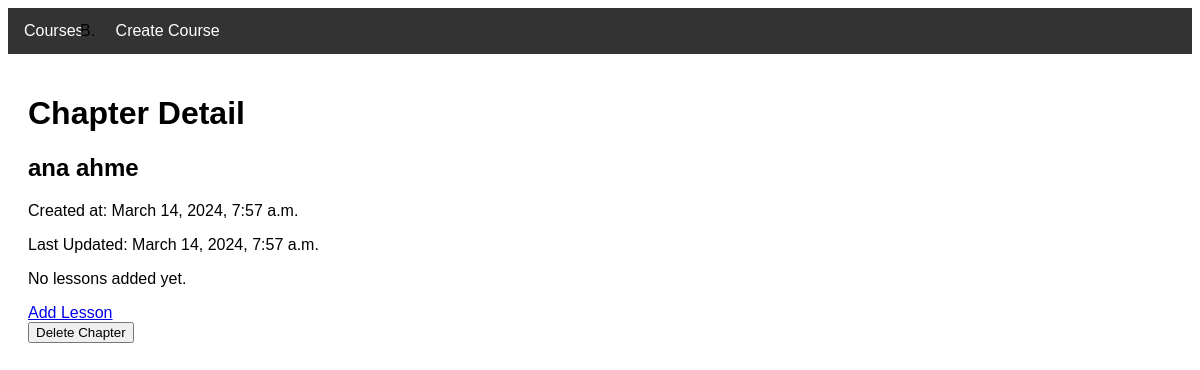
/chapter_detail/32/, run on the app's committed database.
### courses/models.py (models this page shows, shortened)
class Chapter(models.Model):
    course=models.ForeignKey(Course, related_name='chapters', on_delete=models.CASCADE)
    name=models.CharField(max_length=100)
    created_at=models.DateTimeField(auto_now_add=True)
    updated_at=models.DateTimeField(auto_now=True)
    class Meta:
        ordering=('id',)

### courses/views.py (the view)
# urls.py: path('chapter_detail/<int:chapter_id>/', views.chapter_detail, name='chapter_detail'),
def chapter_detail(request, chapter_id):
    chapter = get_object_or_404(Chapter, id=chapter_id)
    lessons = Lesson.objects.filter(chapter_id=chapter_id)
    lesson_count = lessons.count()
    return render(request, 'chapter_detail.html',
                  {'chapter': chapter, 'lessons': lessons, 'lesson_count': lesson_count})

### courses/templates/chapter_detail.html (shortened to what this page needs)
{% extends 'base.html' %}
{% load static %}
{% block content %}
    <div class="container mx-auto px-4 py-8">
        <h1 class="text-3xl font-bold mb-6">Chapter Detail</h1>
        <div class="bg-gray-100 border border-gray-200 rounded-lg p-4 mb-8">
            <h2 class="text-xl font-semibold mb-2">{{ chapter.name }}</h2>
            <p class="text-gray-600 mb-2">Created at: {{ chapter.created_at }}</p>
            <p class="text-gray-600 mb-2">Last Updated: {{ chapter.updated_at }}</p>
        </div>
        {% if lesson %}
            <h1 class="text-3xl font-bold mb-6">Lesson Detail</h1>
            <div class="bg-gray-100 border border-gray-200 rounded-lg p-4 mb-8">
                <h2 class="text-xl font-semibold mb-2">{{ lesson.name }}</h2>
                <div class="flex items-center mb-4">
                    <video controls class="mr-4" width="320" height="180">
                        <source src="{{ lesson.video }}" type="video/mp4">
                        Your browser does not support the video tag.
                    </video>
                    <div>
                        <a href="{{ lesson.pdf }}" class="btn btn-blue mr-2">Download PDF</a>
                        <p class="text-gray-600">Last Updated: {{ lesson.updated_at }}</p>
                    </div>
                </div>
            </div>
        {% else %}
            <p>No lessons added yet.</p>
        {% endif %}
        <a href="{% url 'add_lessons' chapter.id %}" class="btn btn-blue">Add Lesson</a>
        <form action="{% url 'delete_chapter' chapter.id %}" method="post" class="mt-4">
            <button type="submit" class="btn btn-red">Delete Chapter</button>
        </form>
    </div>
{% endblock %}

### courses/templates/base.html (style rules this page uses)
body { font-family: Arial, sans-serif; margin: 5; padding: 3; }

### data on the page
Chapter: name "ana ahme", created_at "March 14, 2024, 7:57 a.m.", updated_at "March 14, 2024, 7:57 a.m."
